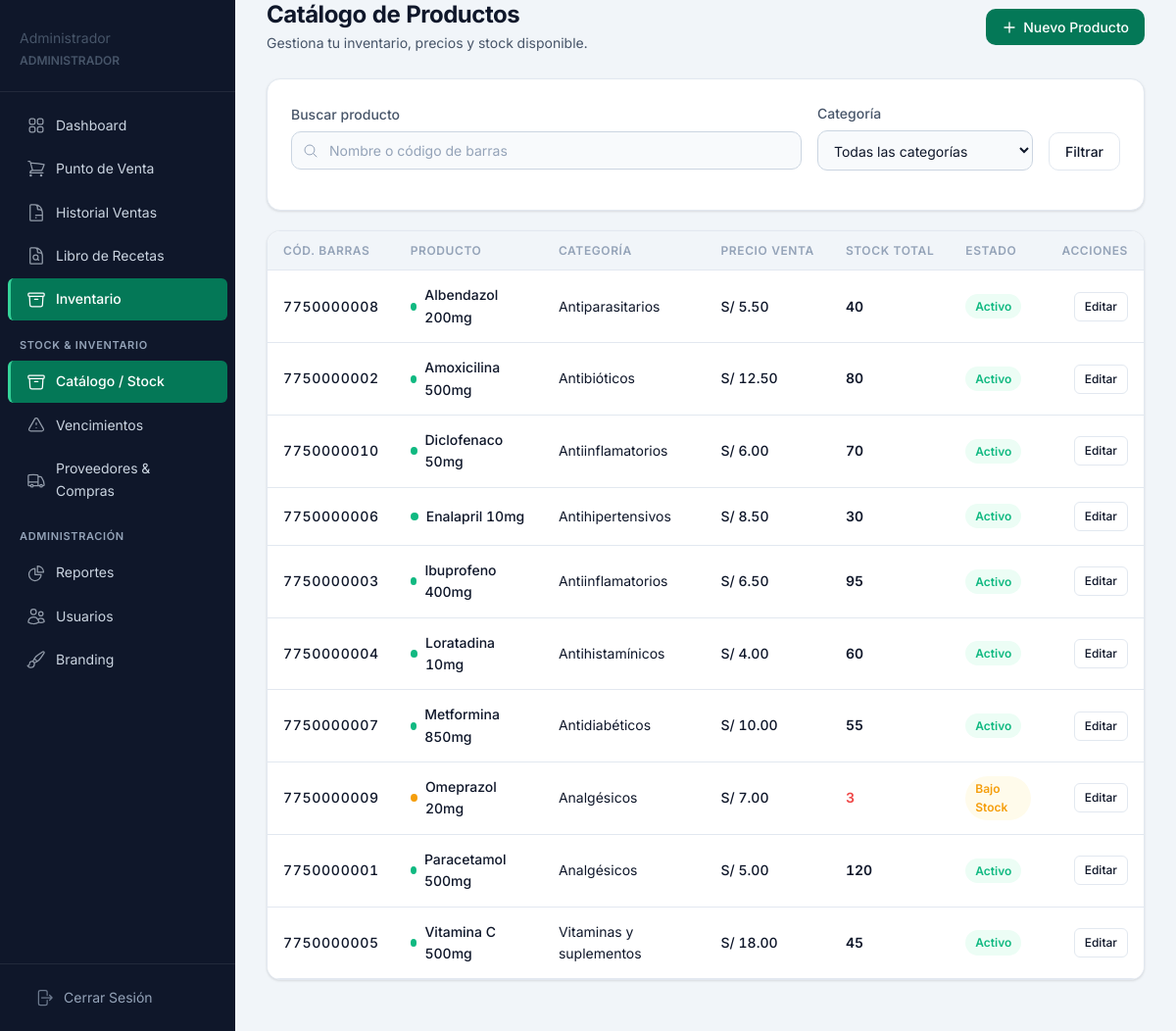
The app's page /modules/inventario/lista_productos.php (signed in) with its own data.
### tables this page shows
CREATE TABLE IF NOT EXISTS productos (
  id INT PRIMARY KEY AUTO_INCREMENT,
  nombre VARCHAR(200) NOT NULL,
  nombre_generico VARCHAR(200),
  codigo_barras VARCHAR(100) UNIQUE,
  categoria_id INT,
  laboratorio_id INT,
  unidad_medida VARCHAR(50) DEFAULT 'unidad',
  requiere_receta TINYINT(1) DEFAULT 0,
  descripcion TEXT,
  activo TINYINT(1) DEFAULT 1,
  creado_en DATETIME DEFAULT CURRENT_TIMESTAMP,
  FOREIGN KEY (categoria_id) REFERENCES categorias(id),
  FOREIGN KEY (laboratorio_id) REFERENCES laboratorios(id)
);

CREATE TABLE IF NOT EXISTS categorias (
  id INT PRIMARY KEY AUTO_INCREMENT,
  nombre VARCHAR(100) NOT NULL UNIQUE,
  descripcion TEXT
);

### modules/inventario/lista_productos.php (the view, shortened to what this page needs)
<?php
$pdo = conectar();
$filtro_nombre = $_GET['q'] ?? '';
$where = ["1=1"];
$params = [];
$where_sql = implode(' AND ', $where);
$sql = "
    SELECT p.id, p.nombre, p.codigo_barras, c.nombre as categoria,
           COALESCE(SUM(i.stock_actual), 0) as stock_total,
           MAX(i.precio_venta) as precio_venta, p.activo,
           MIN(i.fecha_vencimiento) as proximo_vencimiento,
           MAX(i.stock_minimo) as stock_minimo
    FROM productos p
    LEFT JOIN categorias c ON p.categoria_id = c.id
    LEFT JOIN inventario i ON p.id = i.producto_id
    WHERE $where_sql
    GROUP BY p.id
    ORDER BY p.nombre ASC
";
$stmt = $pdo->prepare($sql);
$stmt->execute($params);
$productos = $stmt->fetchAll();
include __DIR__ . '/../../views/layout/header.php';
?>
<div class="container">
    <div class="page-header">
        <div>
            <h1>Catálogo de Productos</h1>
            <p class="page-subtitle">Gestiona tu inventario, precios y stock disponible.</p>
        </div>
        <div class="page-header-actions">
            <a href="agregar_producto.php" class="btn btn-primario">
                <svg xmlns="http://www.w3.org/2000/svg" fill="none" viewBox="0 0 24 24" stroke-width="2" stroke="currentColor">
                    <path stroke-linecap="round" stroke-linejoin="round" d="M12 4.5v15m7.5-7.5h-15" />
                </svg>
                Nuevo Producto
            </a>
        </div>
    </div>
    <div class="card">
        <div class="card-body">
            <form action="" method="GET" class="flex items-center gap-4" style="flex-wrap: wrap;">
                <div class="form-group m-0" style="flex: 1; min-width: 250px;">
                    <label class="form-label">Buscar producto</label>
                    <div class="input-icon-wrapper">
                        <input type="text" name="q" class="form-control" placeholder="Nombre o código de barras" value="<?= htmlspecialchars($filtro_nombre) ?>">
                    </div>
                </div>
                <div class="form-group m-0" style="width: 220px;">
                    <label class="form-label">Categoría</label>
                    <select name="categoria_id" class="form-control">
                        <option value="">Todas las categorías</option>
                    </select>
                </div>
                <div class="flex gap-2" style="align-self: flex-end; margin-bottom: var(--espacio-4);">
                    <button type="submit" class="btn btn-secundario">Filtrar</button>
                </div>
            </form>
        </div>
    </div>
    <div class="tabla-wrapper">
        <div class="tabla-contenedor" style="border: none; border-radius: 0;">
            <table class="tabla">
                <thead>
                    <tr>
                        <th style="width: 120px;">Cód. Barras</th>
                        <th>Producto</th>
                        <th>Categoría</th>
                        <th>Precio Venta</th>
                        <th>Stock Total</th>
                        <th>Estado</th>
                        <th style="text-align: right;">Acciones</th>
                    </tr>
                </thead>
                <tbody>
                    <?php if (empty($productos)): ?>
                        <tr>
                            <td colspan="7">
                                <div class="empty-state">
                                    <svg class="empty-state-icon" xmlns="http://www.w3.org/2000/svg" fill="none" viewBox="0 0 24 24" stroke-width="1.5" stroke="currentColor">
                                        <path stroke-linecap="round" stroke-linejoin="round" d="M20.25 7.5l-.625 10.632a2.25 2.25 0 01-2.247 2.118H6.622a2.25 2.25 0 01-2.247-2.118L3.75 7.5M10 11.25h4M3.375 7.5h17.25c.621 0 1.125-.504 1.125-1.125v-1.5c0-.621-.504-1.125-1.125-1.125H3.375c-.621 0-1.125.504-1.125 1.125v1.5c0 .621.504 1.125 1.125 1.125z" />
                                    </svg>
                                    <div class="empty-state-titulo">No se encontraron productos</div>
                                    <div class="empty-state-msg">Intenta con otros filtros de búsqueda o agrega un producto nuevo.</div>
                                </div>
                            </td>
                        </tr>
                    <?php else: ?>
                        <?php foreach ($productos as $p): ?>
                            <?php
                                $stock = (int)$p['stock_total'];
                                $minimo = (int)$p['stock_minimo'];
                                $dias_vencimiento = null;
                                if ($p['proximo_vencimiento']) {
                                    $datetime1 = new DateTime();
                                    $datetime2 = new DateTime($p['proximo_vencimiento']);
                                    $interval = $datetime1->diff($datetime2);
                                    $dias_vencimiento = (int)$interval->format('%R%a');
                                }
                                $dot_color = 'var(--texto-terciario)';
                                $dot_title = 'Sin información de vencimiento';
                                if ($dias_vencimiento !== null) {
                                    if ($dias_vencimiento <= 7) {
                                        $dot_color = 'var(--color-peligro)';
                                        $dot_title = "Crítico: Vence en $dias_vencimiento días o ya venció";
                                    } elseif ($dias_vencimiento <= 30) {
                                        $dot_color = 'var(--color-advertencia)';
                                        $dot_title = "Atención: Vence en $dias_vencimiento días";
                                    } else {
                                        $dot_color = 'var(--color-exito)';
                                        $dot_title = "Stock seguro: Vence en $dias_vencimiento días";
                                    }
                                }
                            ?>
                            <tr>
                                <td class="text-xs text-secundario font-medium" style="letter-spacing: 0.05em; font-variant-numeric: tabular-nums;">
                                    <?= htmlspecialchars($p['codigo_barras'] ?? 'N/A') ?>
                                </td>
                                <td>
                                    <div class="flex items-center gap-2">
                                        <div style="width: 8px; height: 8px; border-radius: 50%; background-color: <?= $dot_color ?>;" title="<?= $dot_title ?>"></div>
                                        <div class="font-medium text-primario"><?= htmlspecialchars($p['nombre']) ?></div>
                                    </div>
                                </td>
                                <td class="text-secundario"><?= htmlspecialchars($p['categoria']) ?></td>
                                <td class="font-medium">S/ <?= number_format($p['precio_venta'], 2) ?></td>
                                <td>
                                    <span style="font-weight: 600; color: <?= $stock <= $minimo ? 'var(--color-peligro)' : 'inherit' ?>;">
                                        <?= $stock ?>
                                    </span>
                                </td>
                                <td>
                                    <?php if ($p['activo'] == 0): ?>
                                        <span class="badge badge-neutral">Inactivo</span>
                                    <?php else: ?>
                                        <?php if ($stock <= 0): ?>
                                            <span class="badge badge-peligro">Agotado</span>
                                        <?php elseif ($stock <= $minimo): ?>
                                            <span class="badge badge-advertencia">Bajo Stock</span>
                                        <?php else: ?>
                                            <span class="badge badge-exito">Activo</span>
                                        <?php endif; ?>
                                    <?php endif; ?>
                                </td>
                                <td style="text-align: right; white-space: nowrap;">
                                    <a href="editar_producto.php?id=<?= $p['id'] ?>" class="btn btn-sm btn-secundario">Editar</a>
                                </td>
                            </tr>
                        <?php endforeach; ?>
                    <?php endif; ?>
                </tbody>
            </table>
        </div>
    </div>
</div>
<?php include __DIR__ . '/../../views/layout/footer.php'; ?>

### records on screen
productos: codigo_barras "7750000008", nombre "Albendazol 200mg", categoria.nombre "Antiparasitarios", precio_venta "5.50", stock "40", activo "Activo"
productos: codigo_barras "7750000002", nombre "Amoxicilina 500mg", categoria.nombre "Antibióticos", precio_venta "12.50", stock "80", activo "Activo"
productos: codigo_barras "7750000010", nombre "Diclofenaco 50mg", categoria.nombre "Antiinflamatorios", precio_venta "6.00", stock "70", activo "Activo"
productos: codigo_barras "7750000006", nombre "Enalapril 10mg", categoria.nombre "Antihipertensivos", precio_venta "8.50", stock "30", activo "Activo"
productos: codigo_barras "7750000003", nombre "Ibuprofeno 400mg", categoria.nombre "Antiinflamatorios", precio_venta "6.50", stock "95", activo "Activo"
productos: codigo_barras "7750000004", nombre "Loratadina 10mg", categoria.nombre "Antihistamínicos", precio_venta "4.00", stock "60", activo "Activo"
productos: codigo_barras "7750000007", nombre "Metformina 850mg", categoria.nombre "Antidiabéticos", precio_venta "10.00", stock "55", activo "Activo"
productos: codigo_barras "7750000009", nombre "Omeprazol 20mg", categoria.nombre "Analgésicos", precio_venta "7.00", stock "3", activo "Bajo Stock"
productos: codigo_barras "7750000001", nombre "Paracetamol 500mg", categoria.nombre "Analgésicos", precio_venta "5.00", stock "120", activo "Activo"
productos: codigo_barras "7750000005", nombre "Vitamina C 500mg", categoria.nombre "Vitaminas y suplementos", precio_venta "18.00", stock "45", activo "Activo"

### other values on screen
$_SESSION['nombre'] "Administrador"
$nombre_rol "ADMINISTRADOR"
